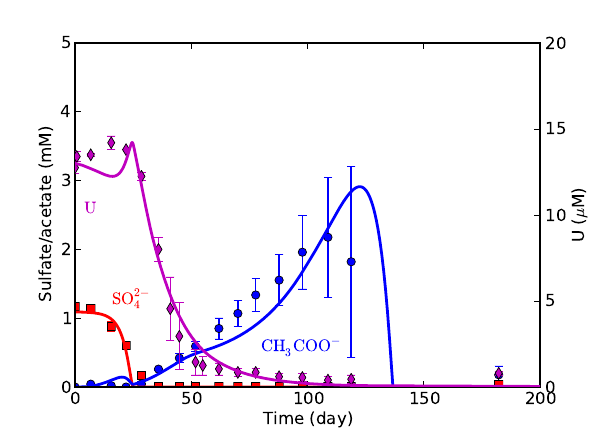

This figure's Python source:
from pylab import *

ev1a  = loadtxt('data/ev1a.txt')
ev1b  = loadtxt('data/ev1b.txt')
ev1p = loadtxt('1/ev1toc.txt')

figure()

ex    = ev1a[:, 0]
ace1a = ev1a[:, 3]*1e3 
ace1b = ev1b[:, 3]*1e3
ace1  = 0.5 * (ace1a + ace1b)
ace1a = abs(ace1a - ace1)
ace1b = abs(ace1b - ace1)
errorbar(ex, ace1, yerr=[ace1a,ace1b],fmt='ob') 

hold
so41a = ev1a[:, 4]*1e3 
so41b = ev1b[:, 4]*1e3
so41  = 0.5 * (so41a + so41b)
so41a = abs(so41a - so41)
so41b = abs(so41b - so41)
errorbar(ex, so41, yerr=[so41a,so41b],fmt='sr') 

t = ev1p[:, 1]/86400.0
ax1 = subplot(111);
plot(t, ev1p[:, 6]*1e3, 'r-', t, ev1p[:, 5]*1e3, 'b-', linewidth=2);
xlim([0, 200])
ylim([0, 5])
xlabel('Time (day)');
ylabel('Sulfate/acetate (mM)');
annotate('$\mathrm{SO_4^{2-}}$', xy=(16, 1.2), xycoords='data', color='r');
annotate('$\mathrm{CH_3COO^-}$', xy=(80, 0.5), xycoords='data', color='b');
annotate('$\mathrm{U}$', xy=(4, 2.5), xycoords='data', color='m');
ax2 = twinx();
u6a1a = ev1a[:, 2]*1e6 
u6a1b = ev1b[:, 2]*1e6
u6a1  = 0.5 * (u6a1a + u6a1b)
u6a1a = abs(u6a1a - u6a1)
u6a1b = abs(u6a1b - u6a1)
errorbar(ex, u6a1, yerr=[u6a1a,u6a1b],fmt='dm') 
plot(t, ev1p[:, 7]*1e6, 'm-', linewidth=2);
xlim([0, 200])
ylim([0, 20])
ylabel('U ($\mu$M)');

fig = matplotlib.pyplot.gcf()
fig.set_size_inches(6, 4.3)
savefig('figtoc.png')
savefig('figtoc.pdf')
show()
